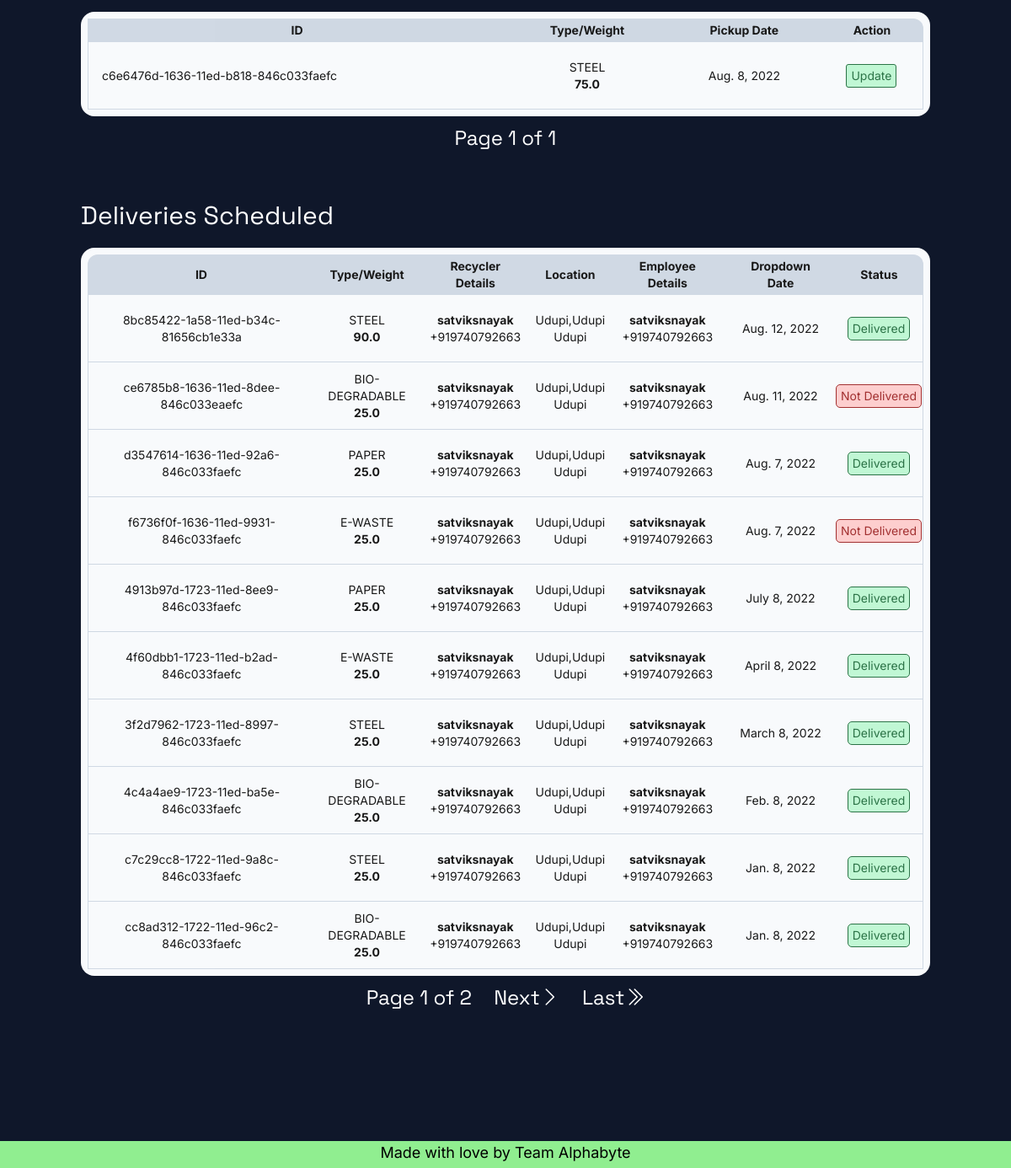
Before: /manage/ (signed in, lower part) with the older database file.
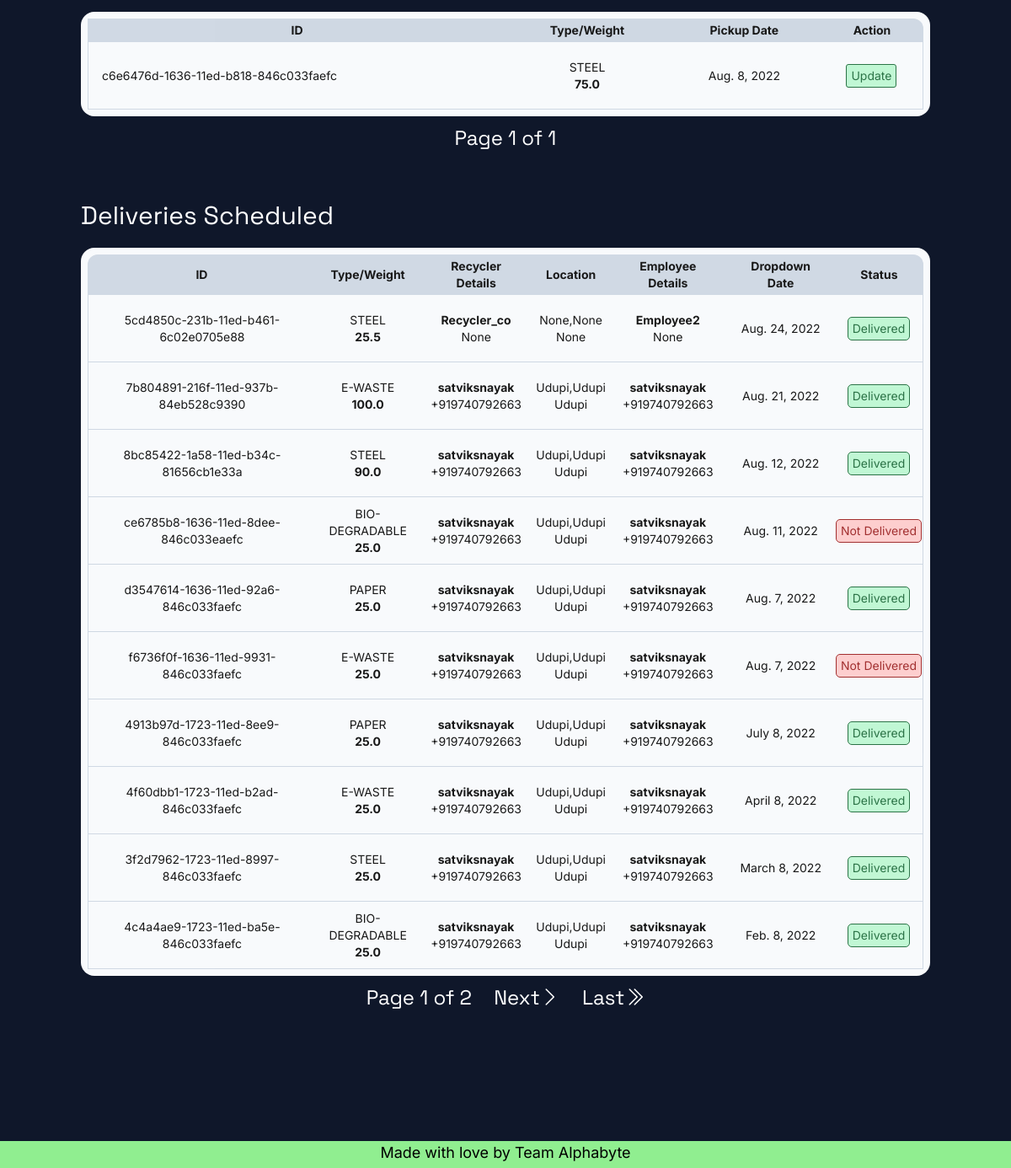
After: the same page with the newer database file.
### App/models.py (models this page shows, shortened)
class Waste(models.Model):
    class Types(models.TextChoices):
        STEEL = "STEEL","Steel"
        BIODEGRADABLE = "BIO-DEGRADABLE","Bio-Degradable"
        PAPER = "PAPER","Paper"
        EWASTE = "E-WASTE","E-Waste"
    id = models.CharField(primary_key=True,unique=True,max_length=40)
    recycler = models.ForeignKey(User,on_delete=models.SET_NULL,null=True,blank=True,related_name='recycler')
    company = models.ForeignKey(User,on_delete=models.SET_NULL,null=True,blank=True,related_name='company')
    employee = models.ForeignKey(User,on_delete=models.SET_NULL,null=True,blank=True,related_name='employee')
    entry_date = models.DateField(null=True,blank=True)
    pickup_date = models.DateField(null=True,blank=True)
    dropdown_date = models.DateField(null=True,blank=True)
    weight = models.FloatField(null=True,blank=True)
    price = models.FloatField(null=True,blank=True)
    type = models.CharField(_("Types"),max_length=50,choices=Types.choices)
    pickup_done = models.BooleanField(default=False)
    dropdown_done = models.BooleanField(default=False)

class Profile(models.Model):
    user = models.OneToOneField(User,on_delete=models.CASCADE,null=True)
    name = models.CharField(max_length=50)
    about = models.TextField(blank=True,null=True)
    profile_pic = models.ImageField(default='avatar.png',upload_to='Profile')
    location = models.CharField(max_length=50,blank=True,null=True)
    street = models.CharField(max_length=50,blank=True,null=True)
    city = models.CharField(max_length=30,blank=True,null=True)
    state = models.CharField(max_length=30,blank=True,null=True)
    phone = PhoneNumberField(blank=True,null=True)
    is_email_verified = models.BooleanField(default=False)

### App/decorators.py (the view)
        def wrappper_func(request,*args,**kwargs):
            group = None
            if request.user.groups.exists():
                group = request.user.groups.all()[0].name
            if group in allowed_roles:
                return view_func(request,*args,**kwargs)
            else:
                return HttpResponse('You are not authorised to view this page!!')

### App/functions.py (called while the page is built)
def grouplist(user):
    groups = []
    if user.groups.exists():
        for i in range(len(user.groups.all())):
            groups.append(user.groups.all()[i].name)
    return groups

### App/templates/App/tables/manager.html (shortened to what the changed rows need)
<!DOCTYPE html>
<html lang="en">
<head>
</head>
{% extends 'App/base.html' %}
{%load static%}
    {% block content %}
    <div class="content bg-slate-900 p-5 md:p-10 lg:p-24">
        <div class="Table w-full lg:min-w-4/5 p-1 lg:p-2 bg-slate-50 rounded-2xl overflow-auto lg:overflow-hidden">
            <table class="relative border-separate border-spacing-0 table-auto min-w-full bg-slate-50 text-xs lg:text-sm opacity-90 text-center font-inter mr-2">
                <thead class="bg-slate-300">
                    <tr>
                        <th class="ounded-tl-xl px-4 py-1 w-min md:w-max">ID</th>
                        <th class="px-4 py-1">Type/Weight</th>
                        <th class="px-4 py-1">Pickup Date</th>
                        <th class="rounded-tr-xl px-4 py-1">Action</th>
                    </tr>
                </thead>
                <tbody>
                    {% for waste in update_dropdown %}
                    <tr>
                        <td class="text-left px-4 py-1 border-b border-slate-300 border-l">{{waste.id}}</td>
                        <td class="border-b border-slate-300 h-20 w-max">{{waste.type}}<br><span class="font-bold">{{waste.weight}}</span></td>
                        <td class="border-b border-slate-300 h-20 w-max">{{waste.pickup_date}}</td>
                        <td class="border-b border-slate-300 h-20 w-max border-r"><form action="" method="POST">{% csrf_token %}<input type="text" name="id" id="id_id" value="{{waste.id}}" hidden><button type="submit" class="px-[5px] py-[3px] my-[3px] bg-green-200 border-green-800 text-green-800 border-[1px] rounded-[3px]">Update</button></form></td>
                    </tr>
                    {% endfor %}
                </tbody>
            </table>
        </div>
        <div class="Table w-full lg:min-w-4/5 p-1 lg:p-2 bg-slate-50 rounded-2xl overflow-auto lg:overflow-hidden">
            <table class="relative border-separate border-spacing-0 table-auto min-w-full bg-slate-50 text-xs lg:text-sm opacity-90 text-center font-inter mr-2">
                <thead class="bg-slate-300">
                    <tr>
                        <th class="rounded-tl-xl px-4 py-1 w-min md:w-max">ID</th>
                        <th class="px-4 py-1">Type/Weight</th>
                        <th class="px-4 py-1">Recycler Details</th>
                        <th class="px-4 py-1">Location</th>
                        <th class="px-4 py-1">Employee Details</th>
                        <th class="px-4 py-1">Dropdown Date</th>
                        <th class="rounded-tr-xl px-4 py-1">Status</th>
                    </tr>
                </thead>
                <tbody>
                    {% for waste in dropdown %}
                    <tr>
                        <td class="place-content-center px-4 py-1 border-b border-slate-300 border-l flex items-center h-20 w-min md:w-full">{{waste.id}}</td>
                        <td class="border-b border-slate-300 h-20 w-max">{{waste.type}}<br><span class="font-bold">{{waste.weight}}</span></td>
                        <td class="border-b border-slate-300 h-20 w-max"><span class="font-bold">{{waste.recycler.profile.name}}</span><br>{{waste.recycler.profile.phone}}</td>
                        <td class="border-b border-slate-300 h-20 w-max">{{waste.recycler.profile.location}},{{waste.recycler.profile.street}}<br>{{waste.recycler.profile.city}}</td>
                        <td class="border-b border-slate-300 h-20 w-max"><span class="font-bold">{{waste.employee.profile.name}}</span><br>{{waste.employee.profile.phone}}</td>
                        <td class="border-b border-slate-300 h-20 w-max">{{waste.dropdown_date}}</td>
                        <td class="border-b border-slate-300 h-20 w-max border-r">
                            {% if waste.dropdown_done %}
                            <button type="button" class="px-[5px] py-[3px] my-[3px] rounded-[5px] bg-green-200 text-green-800 border-[1px] border-green-800 w-max">Delivered</button>
                            {% else %}
                            <button type="button" class="px-[5px] py-[3px] my-[3px] rounded-[5px] bg-red-200 text-red-800 border-[1px] border-red-800 w-max">Not Delivered</button>
                            {% endif %}
                        </td>
                    </tr>
                    {% endfor %}
                </tbody>
            </table>
        </div>
    </div>
    {% endblock %}

Changed rows visible on the page:
no longer on this page (row unchanged): Waste: id "c7c29cc8-1722-11ed-9a8c-846c033faefc", type "STEEL", weight "25.0", recycler.profile.name "satviksnayak", recycler.profile.phone "+919740792663", recycler.profile.location "Udupi", recycler.profile.street "Udupi", recycler.profile.city "Udupi", employee.profile.name "satviksnayak", employee.profile.phone "+919740792663", dropdown_date "Jan. 8, 2022", dropdown_done "Delivered", shown under "Deliveries Scheduled"
no longer on this page (row unchanged): Waste: id "cc8ad312-1722-11ed-96c2-846c033faefc", type "BIO-DEGRADABLE", weight "25.0", recycler.profile.name "satviksnayak", recycler.profile.phone "+919740792663", recycler.profile.location "Udupi", recycler.profile.street "Udupi", recycler.profile.city "Udupi", employee.profile.name "satviksnayak", employee.profile.phone "+919740792663", dropdown_date "Jan. 8, 2022", dropdown_done "Delivered", shown under "Deliveries Scheduled"
added Waste: id "5cd4850c-231b-11ed-b461-6c02e0705e88", type "STEEL", weight "25.5", recycler.profile.name "Recycler_co", recycler.profile.phone "None", recycler.profile.location "None", recycler.profile.street "None", recycler.profile.city "None", employee.profile.name "Employee2", employee.profile.phone "None", dropdown_date "Aug. 24, 2022", dropdown_done "Delivered", shown under "Deliveries Scheduled"
added Waste: id "7b804891-216f-11ed-937b-84eb528c9390", type "E-WASTE", weight "100.0", recycler.profile.name "satviksnayak", recycler.profile.phone "+919740792663", recycler.profile.location "Udupi", recycler.profile.street "Udupi", recycler.profile.city "Udupi", employee.profile.name "satviksnayak", employee.profile.phone "+919740792663", dropdown_date "Aug. 21, 2022", dropdown_done "Delivered", shown under "Deliveries Scheduled"
